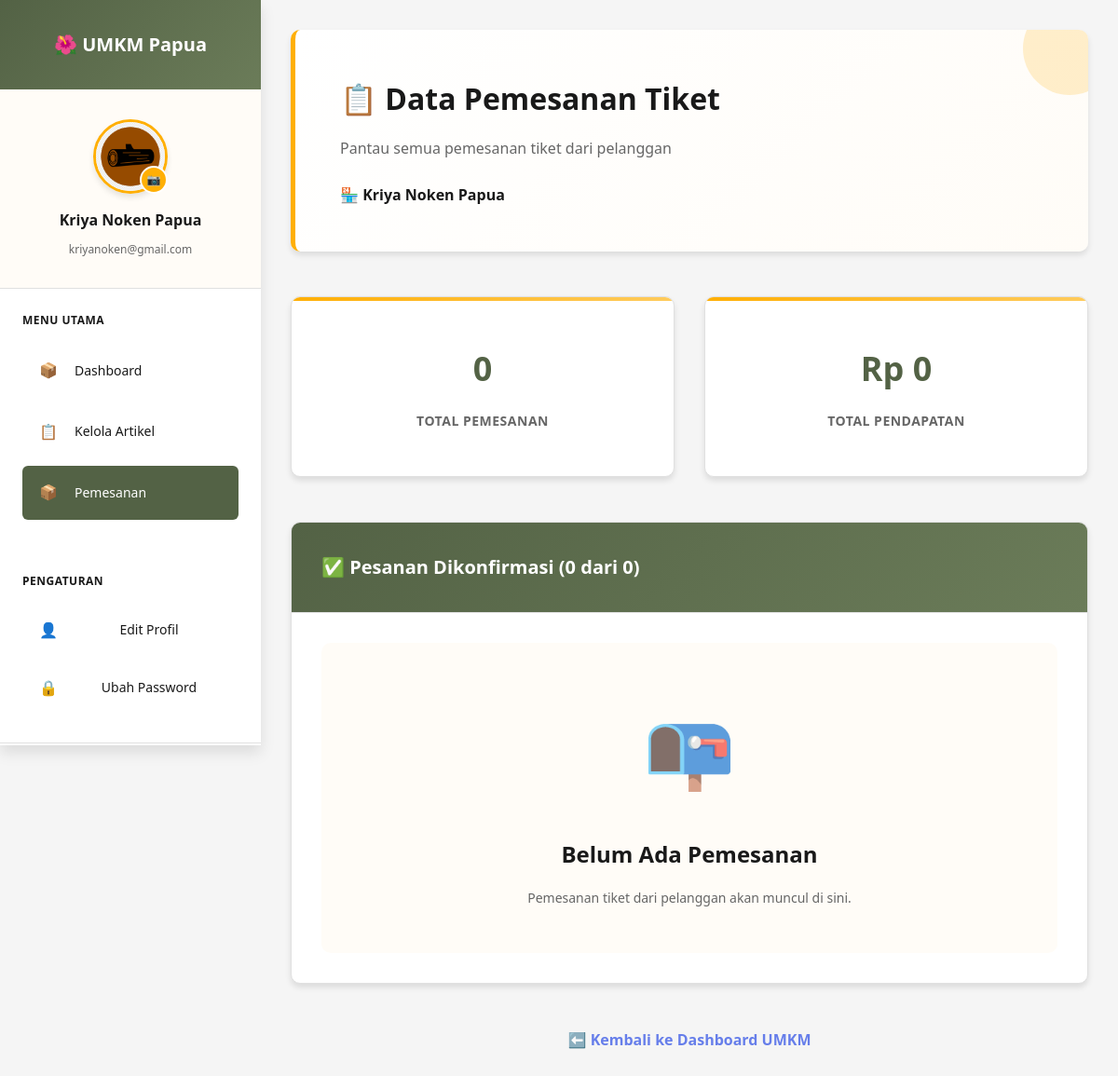
/umkm/umkm_pemesanan.php (signed in), run on the app's committed database.
### tables this page shows
CREATE TABLE `umkm` (
  `id` int(11) NOT NULL,
  `email` varchar(100) NOT NULL,
  `password` varchar(255) NOT NULL,
  `business_name` varchar(100) NOT NULL,
  `owner_name` varchar(100) NOT NULL,
  `phone` varchar(20) NOT NULL,
  `address` text NOT NULL,
  `business_type` enum('jasa','event','kuliner','kerajinan','wisata') NOT NULL,
  `description` text DEFAULT NULL,
  `profile_image` varchar(255) DEFAULT 'default-umkm.jpg',
  `status` enum('pending','active','inactive') DEFAULT 'pending',
  `created_at` timestamp NOT NULL DEFAULT current_timestamp(),
  `updated_at` timestamp NOT NULL DEFAULT current_timestamp() ON UPDATE current_timestamp()
);

### umkm/umkm_pemesanan.php (the view, shortened to what this page needs)
<?php
include 'sidebar.php';
$db = getDbConnection();
$umkm_id = $_SESSION['umkm_id'];
$stmt = $db->prepare("SELECT business_name, profile_image, email, phone FROM umkm WHERE id = ?");
$stmt->bind_param("i", $umkm_id);
$stmt->execute();
$result = $stmt->get_result();
$umkm_data = $result->fetch_assoc();
$page = isset($_GET['page']) ? max(1, intval($_GET['page'])) : 1;
$limit = 10;
$offset = ($page - 1) * $limit;
$count_query = "SELECT COUNT(DISTINCT ti.id) as total
                FROM transaksi_items ti
                JOIN transaksi t ON ti.transaksi_id = t.id
                JOIN artikel a ON ti.item_id = a.id AND ti.item_type = 'artikel'
                WHERE a.umkm_id = ? AND t.payment_status = 'paid'";
$count_stmt = $db->prepare($count_query);
$count_stmt->bind_param("i", $umkm_id);
$count_stmt->execute();
$count_result = $count_stmt->get_result();
$total_pemesanan = $count_result->fetch_assoc()['total'];
$pemesanan_query = "SELECT
                        ti.id,
                        ti.quantity as jumlah_tiket,
                        ti.subtotal as total_harga,
                        ti.booking_date as tanggal_kunjungan,
                        ti.notes as catatan,
                        t.created_at,
                        t.transaction_code,
                        t.payment_confirmed_at,
                        a.judul as artikel_judul,
                        a.harga as artikel_harga,
                        a.kategori,
                        u.full_name as user_name,
                        u.email as email_pemesan,
                        u.phone as phone_pemesan,
                        u.full_name as nama_pemesan,
                        t.payment_status
                    FROM transaksi_items ti
                    JOIN transaksi t ON ti.transaksi_id = t.id
                    JOIN artikel a ON ti.item_id = a.id AND ti.item_type = 'artikel'
                    JOIN users u ON t.user_id = u.id
                    WHERE a.umkm_id = ? AND t.payment_status = 'paid'
                    ORDER BY t.payment_confirmed_at DESC
                    LIMIT ? OFFSET ?";
$pemesanan_stmt = $db->prepare($pemesanan_query);
$pemesanan_stmt->bind_param("iii", $umkm_id, $limit, $offset);
$pemesanan_stmt->execute();
$pemesanan_result = $pemesanan_stmt->get_result();
$pemesanan_list = $pemesanan_result->fetch_all(MYSQLI_ASSOC);
$stats_query = "SELECT
                    COUNT(DISTINCT ti.id) as total_pemesanan,
                    SUM(ti.subtotal) as total_pendapatan
                FROM transaksi_items ti
                JOIN transaksi t ON ti.transaksi_id = t.id
                JOIN artikel a ON ti.item_id = a.id AND ti.item_type = 'artikel'
                WHERE a.umkm_id = ? AND t.payment_status = 'paid'";
$stats_stmt = $db->prepare($stats_query);
$stats_stmt->bind_param("i", $umkm_id);
$stats_stmt->execute();
$stats_result = $stats_stmt->get_result();
$stats = $stats_result->fetch_assoc();
function formatPrice($price) {
    return 'Rp ' . number_format($price, 0, ',', '.');
}
?>
<!DOCTYPE html>
<html lang="id">
<head>
    <link rel="stylesheet" href="umkm.css">
</head>
<body>
    <div class="pemesanan-container">
        <div class="header-section">
            <h1>📋 Data Pemesanan Tiket</h1>
            <p>Pantau semua pemesanan tiket dari pelanggan</p>
            <div style="margin-top: 1rem;">
                <strong>🏪 <?php echo htmlspecialchars($umkm_data['business_name']); ?></strong>
            </div>
        </div>
        <div class="stats-grid">
            <div class="stat-card">
                <div class="stat-number"><?php echo $stats['total_pemesanan']; ?></div>
                <div class="stat-label">Total Pemesanan</div>
            </div>
            <div class="stat-card">
                <div class="stat-number"><?php echo formatPrice($stats['total_pendapatan']); ?></div>
                <div class="stat-label">Total Pendapatan</div>
            </div>
        </div>
        <div class="table-container">
            <div class="table-header">
                <h3>✅ Pesanan Dikonfirmasi (<?php echo count($pemesanan_list); ?> dari <?php echo $total_pemesanan; ?>)</h3>
            </div>
            <?php if (empty($pemesanan_list)): ?>
                <div class="empty-state">
                    <div class="icon">📭</div>
                    <h3>Belum Ada Pemesanan</h3>
                    <p>Pemesanan tiket dari pelanggan akan muncul di sini.</p>
                </div>
            <?php endif; ?>
        </div>
        <div style="text-align: center; margin-top: 2rem;">
            <a href="umkm_dashboard.php" style="color: #667eea; text-decoration: none; font-weight: bold;">
                ⬅️ Kembali ke Dashboard UMKM
            </a>
        </div>
    </div>
</body>
</html>

### umkm/sidebar.php (shortened to what this page needs)
<?php
$current_page = basename($_SERVER['PHP_SELF']);
if (!isset($umkm_data) && isset($_SESSION['umkm_id'])) {
    $db = getDbConnection();
    $umkm_id = $_SESSION['umkm_id'];
    $stmt = $db->prepare("SELECT * FROM umkm WHERE id = ?");
    $stmt->bind_param("i", $umkm_id);
    $stmt->execute();
    $result = $stmt->get_result();
    $umkm_data = $result->fetch_assoc();
}
$profile_image = $umkm_data['profile_image'] ? $umkm_data['profile_image'] : 'default-umkm.jpg';
$profile_image_path = '../uploads/profile_images/' . $profile_image;
?>
<link rel="stylesheet" href="sidebar.css">
<div class="sidebar">
    <div class="sidebar-header">
        <h2>🌺 UMKM Papua</h2>
    </div>
    <div class="sidebar-profile">
        <div class="profile-image">
            <img src="<?php echo htmlspecialchars($profile_image_path); ?>" alt="Profile" id="profileImg">
            <button class="change-photo-btn" onclick="openImageModal()" title="Ubah Foto">
                📷
            </button>
        </div>
        <div class="profile-info">
            <h3><?php echo htmlspecialchars($umkm_data['business_name']); ?></h3>
            <p><?php echo htmlspecialchars($umkm_data['email']); ?></p>
        </div>
    </div>
    <div class="sidebar-menu">
        <h4>Menu Utama</h4>
        <ul>
            <li>
                <a href="umkm_analytics.php" class="<?php echo ($current_page == 'umkm_analitics.php') ? 'active' : ''; ?>">
                    <span class="menu-icon">📦</span>
                    <span class="menu-text">Dashboard</span>
                </a>
            </li>
            <li>
                <a href="umkm_dashboard.php" class="<?php echo ($current_page == 'umkm_dashboard.php') ? 'active' : ''; ?>">
                    <span class="menu-icon">📋</span>
                    <span class="menu-text">Kelola Artikel</span>
                </a>
            </li>
            <li>
                <a href="umkm_pemesanan.php" class="<?php echo ($current_page == 'umkm_pemesanan.php') ? 'active' : ''; ?>">
                    <span class="menu-icon">📦</span>
                    <span class="menu-text">Pemesanan</span>
                </a>
            </li>
        </ul>
    </div>
    <div class="sidebar-actions">
        <h4>Pengaturan</h4>
        <ul>
            <li>
                <button onclick="openProfileModal()" class="action-btn">
                    <span class="menu-icon">👤</span>
                    <span class="menu-text">Edit Profil</span>
                </button>
            </li>
            <li>
                <button onclick="openPasswordModal()" class="action-btn">
                    <span class="menu-icon">🔒</span>
                    <span class="menu-text">Ubah Password</span>
                </button>
            </li>
        </ul>
    </div>
    <div class="sidebar-footer">
    </div>
</div>

### umkm/sidebar.css (style rules this page uses)
:root { --forest-green: #536245; --mustard-yellow: #FFAF05; --mimosa: #FFCB5C; --dark-gray: #191919; --pale-yellow: #FFFCF7; --white: #ffffff; --light-gray: #f5f5f5; --border-color: #e0e0e0; --success-color: #27ae60; --error-color: #e74c3c; --warning-color: #f39c12; --info-color: #3498db; --font-family: 'Segoe UI', Tahoma, Geneva, Verdana, sans-serif; --font-size-base: 14px; --font-size-small: 12px; --font-size-large: 16px; --font-weight-normal: 400; --font-weight-bold: 600; --spacing-xs: 0.5rem; --spacing-sm: 1rem; --spacing-md: 1.5rem; --spacing-lg: 2rem; --spacing-xl: 3rem; --border-radius-sm: 6px; --border-radius-md: 10px; --border-radius-lg: 15px; --shadow-sm: 0 2px 4px rgba(0,0,0,0.1); --shadow-md: 0 4px 6px rgba(0,0,0,0.1); --shadow-lg: 0 8px 15px rgba(0,0,0,0.1); }
.sidebar { position: fixed; left: 0; top: 0; width: 280px; height: 100vh; background: var(--white); box-shadow: var(--shadow-lg); z-index: 1000; display: flex; flex-direction: column; overflow-y: auto; }
.sidebar-header { padding: var(--spacing-lg) var(--spacing-md); background: linear-gradient(135deg, var(--forest-green), #6b7c59); color: var(--white); text-align: center; }
.sidebar-header h2 { font-family: var(--font-family); font-size: 20px; font-weight: var(--font-weight-bold); margin: 0; }
.sidebar-profile { padding: var(--spacing-lg) var(--spacing-md); background: var(--pale-yellow); border-bottom: 1px solid var(--border-color); text-align: center; position: relative; }
.profile-image { position: relative; display: inline-block; margin-bottom: var(--spacing-sm); }
.profile-image img { width: 80px; height: 80px; border-radius: 50%; object-fit: cover; border: 3px solid var(--mustard-yellow); box-shadow: var(--shadow-md); }
.change-photo-btn { position: absolute; bottom: 0; right: 0; width: 30px; height: 30px; border-radius: 50%; background: var(--mustard-yellow); border: 2px solid var(--white); cursor: pointer; display: flex; align-items: center; justify-content: center; font-size: var(--font-size-small); transition: all 0.3s ease; }
.profile-info h3 { font-family: var(--font-family); font-size: var(--font-size-large); font-weight: var(--font-weight-bold); color: var(--dark-gray); margin: 0 0 var(--spacing-xs) 0; }
.profile-info p { font-family: var(--font-family); font-size: var(--font-size-small); color: #666; margin: 0; }
.sidebar-menu, .sidebar-actions { padding: var(--spacing-md); }
.sidebar-menu h4, .sidebar-actions h4 { font-family: var(--font-family); font-size: var(--font-size-small); font-weight: var(--font-weight-bold); color: var(--dark-gray); margin: 0 0 var(--spacing-sm) 0; text-transform: uppercase; letter-spacing: 0.5px; }
.sidebar-menu ul, .sidebar-actions ul { list-style: none; padding: 0; margin: 0; }
.sidebar-menu li, .sidebar-actions li { margin-bottom: var(--spacing-xs); }
.sidebar-menu a, .action-btn { display: flex; align-items: center; padding: var(--spacing-sm); color: var(--dark-gray); text-decoration: none; border-radius: var(--border-radius-sm); transition: all 0.3s ease; font-family: var(--font-family); font-size: var(--font-size-base); font-weight: var(--font-weight-normal); border: none; background: none; width: 100%; cursor: pointer; }
.sidebar-menu a.active { background: var(--forest-green); color: var(--white); }
.menu-icon { margin-right: var(--spacing-sm); font-size: var(--font-size-large); width: 24px; text-align: center; }
.menu-text { flex: 1; }
.sidebar-footer { margin-top: auto; padding: var(--spacing-md); border-top: 1px solid var(--border-color); }

### data on the page
umkm: profile_image (picture), business_name "Kriya Noken Papua", email "kriyanoken@gmail.com"

### other printed values
$stats['total_pemesanan'] "0"
formatPrice($stats['total_pendapatan']) "Rp 0"
count($pemesanan_list) "0"
$total_pemesanan "0"
